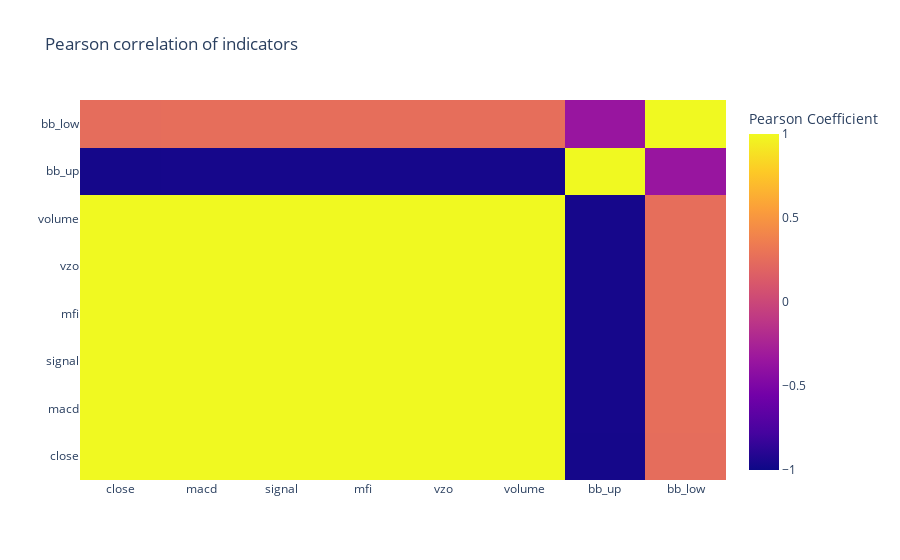

Notebook code cell kept with this figure:
### Code cell
# Heatmap time -- had to create a separate dataframe sans date index column for this 
nd = pd.DataFrame()
nd["close"]     = ticker_cluster["close"]
nd["macd"]      = ticker_cluster["open"]
nd["signal"]    = ticker_cluster["open"]
nd["mfi"]       = ticker_cluster["open"]
nd["vzo"]       = ticker_cluster["open"]
nd["volume"]    = ticker_cluster["open"]
nd["bb_up"]     = ticker_cluster["bb_up"]
nd["bb_low"]    = ticker_cluster["bb_low"]
heatmap = go.Heatmap(
    z=nd.iloc[-50:].pct_change().corr(method='pearson').values,
    x=nd.columns,
    y=nd.columns,
    colorbar=dict(title='Pearson Coefficient'),
)
layout = go.Layout(title="Pearson correlation of indicators")
heatmap['zmax'] = 1.0
heatmap['zmin'] = -1.0
fig = go.Figure(data=[heatmap], layout=layout)
py.iplot(fig)

### Figure 1 — Plotly figure (JSON) as saved in the notebook; plotly's stock layout.template omitted (floating-point values rounded to 4 significant figures)
{"data": [{"colorbar": {"title": {"text": "Pearson Coefficient"}}, "type": "heatmap", "x": ["close", "macd", "signal", "mfi", "vzo", "volume", "bb_up", "bb_low"], "y": ["close", "macd", "signal", "mfi", "vzo", "volume", "bb_up", "bb_low"], "z": [[1, 0.9977, 0.9977, 0.9977, 0.9977, 0.9977, -0.9684, 0.2531], [0.9977, 1, 1, 1, 1, 1, -0.9661, 0.2608], [0.9977, 1, 1, 1, 1, 1, -0.9661, 0.2608], [0.9977, 1, 1, 1, 1, 1, -0.9661, 0.2608], [0.9977, 1, 1, 1, 1, 1, -0.9661, 0.2608], [0.9977, 1, 1, 1, 1, 1, -0.9661, 0.2608], [-0.9684, -0.9661, -0.9661, -0.9661, -0.9661, -0.9661, 1, -0.3556], [0.2531, 0.2608, 0.2608, 0.2608, 0.2608, 0.2608, -0.3556, 1]], "zmax": 1, "zmin": -1}], "layout": {"title": {"text": "Pearson correlation of indicators"}}}
